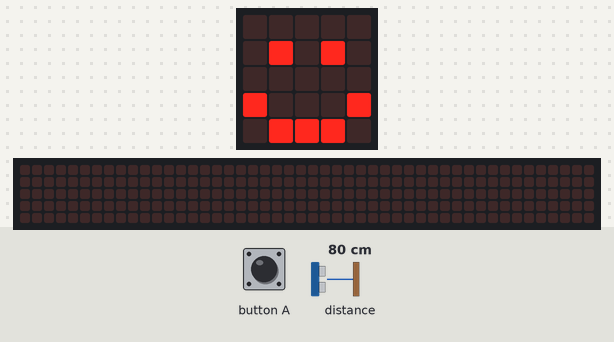
Recording of a program running on a simulated BBC micro:bit (MakeCode). Shown: the board's 5×5 LED display, a strip that is not on the board, showing the scrolling text unrolled. The inputs (shaded band) are chosen by the test bench; at power-on: distance to the obstacle 80 cm. The echo pulse lasts 58.3 µs per cm; the 48×5 strip is a reading aid, not a part: it shows the text the display is scrolling, unrolled, one strip-width of it at a time.

Above: at 1.8 s.
1.9 s: button A pressed for 0.15 s
At 2.28 s:
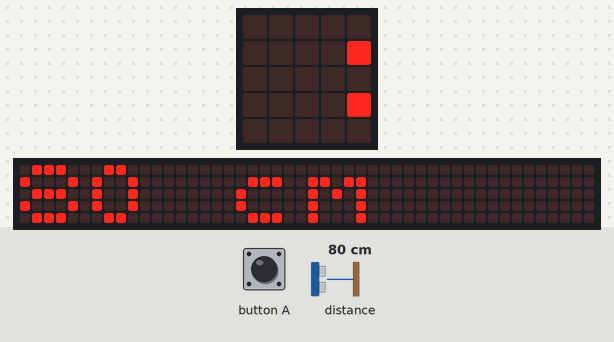
At 4.7 s:
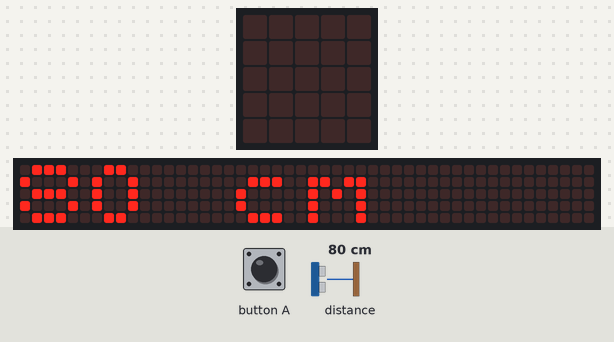
Timing chart, 0 to 6.2 s (numbered marks = the images above; inputs shaded):
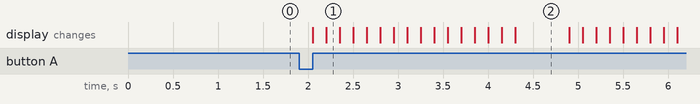

Measured:
- after the input at 1.9 s, the display: first changes after 0.16 s (image 1 shows a later state)
- what the display in image 2 shows lasts 0.6 s, from 4.3 s to 4.9 s

The program:

main.ts
```typescript
// (licence header left out)
// variable distance
let distance:number = 0

// icon
basic.showIcon(IconNames.Happy)

// find distance from sonar
input.onButtonPressed(Button. A, function () {
basic.clearScreen()
distance = sonar.ping(
    DigitalPin. P1, // trigger
    DigitalPin. P2, // echo
    PingUnit. Centimeters
)
basic. showString(distance.toString() + " cm")
basic.showIcon(IconNames.Happy)
})
```
